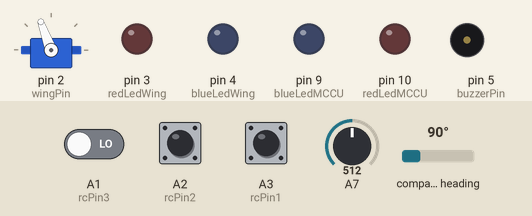
Recording of a sketch running on a simulated Arduino Nano, built with avr-gcc and run on an emulated ATmega328P. On the bench: servo, output pins drawn as LEDs (lit = HIGH), buzzer (waves = sounding, pin HIGH). The test bench sets the inputs (shaded band); at power-on: compass heading 90°, A2 (rcPin2) LOW, A3 (rcPin1) LOW, A1 (rcPin3) LOW, A7 = 512.

Above: at 1.7 s.
1.8 s: compass heading set to 265°
3.3 s: compass heading set to 273°
At 3.8 s:
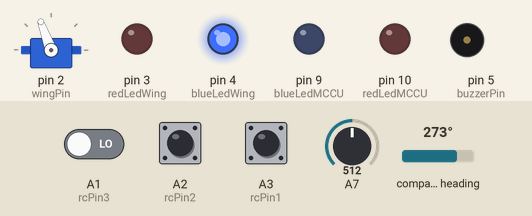
4.8 s: A2 (rcPin2) pulsed HIGH 2 times (0.12 s each, 0.3 s apart)
At 5.8 s:
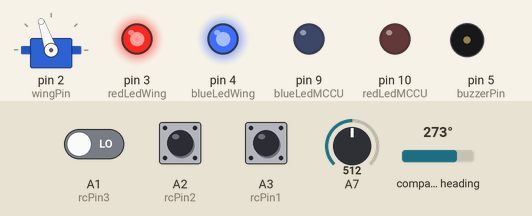
6.9 s: A3 (rcPin1) pulsed HIGH 2 times (0.12 s each, 0.3 s apart)
At 7.4 s:
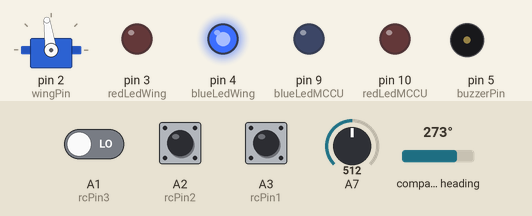
Timing chart, 0 to 9.9 s (numbered marks = the images above; inputs shaded):
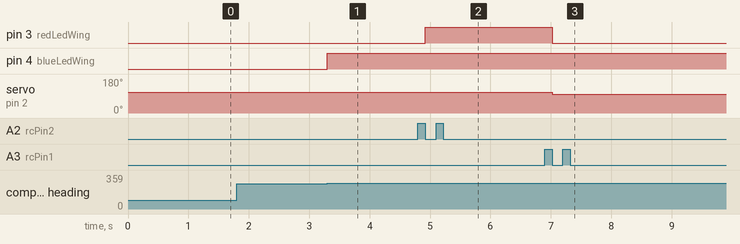

The sketch:

MonocopterControl57_RatoRotServoDirIndicator.ino
```cpp
#define rcPin1 A3   // Connected to CH1 of Transmitter
#define rcPin2 A2   // Connected to CH2 of transmitter
#define rcPin3 A1   // Connected to CH3 of transmitter
// The motor is controlled directly from the receiver, independently of the Arduino
#define buzzerPin 5
#define wingPin 2
#define blueLedMCCU 9
#define redLedMCCU 10
#define blueLedWing 4
#define redLedWing 3
#include <Servo.h>
#include <QMC5883L.h>
#include <Wire.h>

#include "PinChangeInterrupt.h"

QMC5883L compass;
Servo ServoWing;
int x_mid = 1520; // Check the middle value on your transmitter
int y_mid = 1500;
int z_mid = 1520;
int heading;
volatile int x = x_mid;
volatile int y = y_mid;
volatile int z = z_mid;
float flight_bearing;
float current_bearing;
float flight_magnitude = 0;
float x_vec = 0;
float y_vec = 0;
float z_vec = 0;

volatile int prev_time_x = 0;
volatile int prev_time_y = 0;
volatile int prev_time_z = 0;

int default_angle_wing = 110;
int servo_angle_wing = default_angle_wing;

float flap_constant = 0.045;
float voltageReading = 0;
int cycleCounter = 0;
#define cycleDelay 60

bool rotation_reset = false;
unsigned long rotation_start_time;
float previous_last_rotation_time;
float last_rotation_time;
float predicted_rotation_time;
float current_rotation_progress;

void setup() {
  pinMode(rcPin1, INPUT);
  pinMode(rcPin2, INPUT);
  pinMode(rcPin3, INPUT);
  pinMode(buzzerPin, OUTPUT);
  pinMode(blueLedMCCU, OUTPUT);
  pinMode(redLedMCCU, OUTPUT);
  pinMode(blueLedWing, OUTPUT);
  pinMode(redLedWing, OUTPUT);

  ServoWing.attach(wingPin);
  ServoWing.write(default_angle_wing);
  Wire.begin();
  compass.init();
  compass.setSamplingRate(200);

  //Serial.begin(9600);

  attachPCINT(digitalPinToPCINT(rcPin1), rising_x, RISING); //  PWM values from the receiver are read using pin change interrupts
  attachPCINT(digitalPinToPCINT(rcPin2), rising_y, RISING);
  attachPCINT(digitalPinToPCINT(rcPin3), rising_z, RISING);
  delay(500);

}

void loop() {

  if (cycleCounter == cycleDelay) {                                           //  A section of code executed every (cycleDelay)th cycle,
    voltageReading = analogRead(A7)*0.01548;                                  //  here it checks if the battery voltage (measured by a
    //Serial.println(voltageReading);                                         //  potential divider) is within the safe range, if I
    if (voltageReading > 5.00 and voltageReading < 7.45 and z_vec > 60) {     //  want it to check (I use Channel T for this)
      digitalWrite(buzzerPin, HIGH);
    }
    else if (voltageReading > 10 and voltageReading < 11.25 and z_vec > 60) {
      digitalWrite(buzzerPin, HIGH);
    }
    else {
      digitalWrite(buzzerPin, LOW);
    }
    cycleCounter = 0;
  }

  else {
    cycleCounter++;
  }


  x_vec = x_mid - x;
  y_vec = y_mid - y;
  z_vec = z_mid - z;

  heading = compass.readHeading();

  if (heading == 0) {

  }

  else if (heading >= 270 and heading <=360 and rotation_reset == true) {
    previous_last_rotation_time = last_rotation_time;
    last_rotation_time = millis() - rotation_start_time;
    rotation_start_time = millis();
    rotation_reset = false;
    //Serial.println("At 360");
  }

  else if (heading >= 90 and heading <= 180 and rotation_reset == false) {
    rotation_reset = true;
    //Serial.println("At 180");
  }

  else {}

  //predicted_rotation_time = float(float(last_rotation_time) * float(float(last_rotation_time) / float(previous_last_rotation_time)));
  //predicted_rotation_time = long(sq(last_rotation_time)) / previous_last_rotation_time; //long needed for sq
  predicted_rotation_time = last_rotation_time * (last_rotation_time / previous_last_rotation_time);

  current_rotation_progress = (float(millis() - rotation_start_time) / float(predicted_rotation_time));

  current_bearing = 360 - (360 * current_rotation_progress);

  current_bearing = constrain(current_bearing, 0, 360);

   // North-South indicator LEDs on the MCCU control board:
  /*if (current_bearing > 80 and current_bearing < 160) {
    //digitalWrite(blueLedMCCU, HIGH);
    PORTB = PORTB | B00000010;  //  Using direct port manipulation here to increase speed
  }

  else {
    //digitalWrite(blueLedMCCU, LOW);
    PORTB = PORTB & B11111101;
  }

  if (current_bearing > 260 and current_bearing < 340) {
    //digitalWrite(redLedMCCU, HIGH);
    PORTB = PORTB | B00000100;
  }

  else {
    //digitalWrite(redLedMCCU, LOW);
    PORTB = PORTB & B11111011;
  }*/


  //  North-South indicator LEDs on the tip of the wing:
  if (flight_magnitude > 50 and sin(0.01745329 * (current_bearing - flight_bearing) + 4.712389) < -0.9) {
    digitalWrite(blueLedWing, HIGH);
    digitalWrite(redLedWing, HIGH);
  }

  else if (flight_magnitude > 50 and sin(0.01745329 * (current_bearing - flight_bearing) + 4.712389) > 0.9) {
    digitalWrite(blueLedWing, LOW);
    digitalWrite(redLedWing, LOW);
  }

  else if ((current_bearing >= 0 and current_bearing < 90) or (current_bearing >= 270 and current_bearing <= 360)) {
    digitalWrite(blueLedWing, HIGH);
    digitalWrite(redLedWing, LOW);
  }

  else if (current_bearing >= 90 and current_bearing < 270) {
    digitalWrite(redLedWing, HIGH);
    digitalWrite(blueLedWing, LOW);
  }

  else {
    digitalWrite(blueLedWing, LOW);
    digitalWrite(redLedWing, LOW);
  }


  flight_magnitude = sqrt(sq(x_vec) + sq(y_vec));
  flight_magnitude = constrain(flight_magnitude, 0, 360);
  //  To make sure that moving the stick on the transmitter diagonally does not result in a greater flight_magnitude


  if ((x_vec >= 0) && (y_vec >= 0)){
    flight_bearing = 90 - (57.29578 * atan(y_vec / x_vec));

  }

  else if ((x_vec >= 0) && (y_vec < 0)){
    flight_bearing = 90 + (57.29578 * atan(y_vec / - x_vec));

  }

  else if ((x_vec < 0) && (y_vec >= 0)){
    flight_bearing = 270 + (57.29578 * atan(y_vec / - x_vec));

  }

  else if ((x_vec < 0) && (y_vec < 0)){
    flight_bearing = 270 - (57.29578 * atan(y_vec / x_vec));

  }

  //Serial.println(flight_bearing);
  //Serial.println(flight_magnitude);

  if (flight_magnitude > 40) {
    servo_angle_wing = default_angle_wing - (flap_constant * flight_magnitude * sin(0.01745329 * (current_bearing - flight_bearing) + 3.14159));
  }

  else if (flight_magnitude <= 40) {
    servo_angle_wing = default_angle_wing;
  }

  ServoWing.write(servo_angle_wing);

}

// The pin change interrupt service routines
void rising_x() {
  attachPCINT(digitalPinToPCINT(rcPin1), falling_x, FALLING);
  prev_time_x = micros();
}
void falling_x() {
  attachPCINT(digitalPinToPCINT(rcPin1), rising_x, RISING);
  x = micros()-prev_time_x;
}
void rising_y() {
  attachPCINT(digitalPinToPCINT(rcPin2), falling_y, FALLING);
  prev_time_y = micros();
}
void falling_y() {
  attachPCINT(digitalPinToPCINT(rcPin2), rising_y, RISING);
  y = micros()-prev_time_y;
}
void rising_z() {
  attachPCINT(digitalPinToPCINT(rcPin3), falling_z, FALLING);
  prev_time_z = micros();
}
void falling_z() {
  attachPCINT(digitalPinToPCINT(rcPin3), rising_z, RISING);
  z = micros()-prev_time_z;
}
```

Measured:
- the behaviour switches between 269 and 270° on compass heading (found by bisection; images 0 and 1)
- after the input at 1.8 s, every drawn part: stays the same
- after the input at 3.3 s, pin 4 (blueLedWing): LOW → HIGH at once
- after the input at 4.8 s, pin 3 (redLedWing): LOW → HIGH after 0.12 s; servo on pin 2 (wingPin): 110° → 109° after 0.12 s
- after the input at 6.9 s, pin 3 (redLedWing): HIGH → LOW after 0.12 s; servo on pin 2 (wingPin): 109° → 98° after 0.12 s
